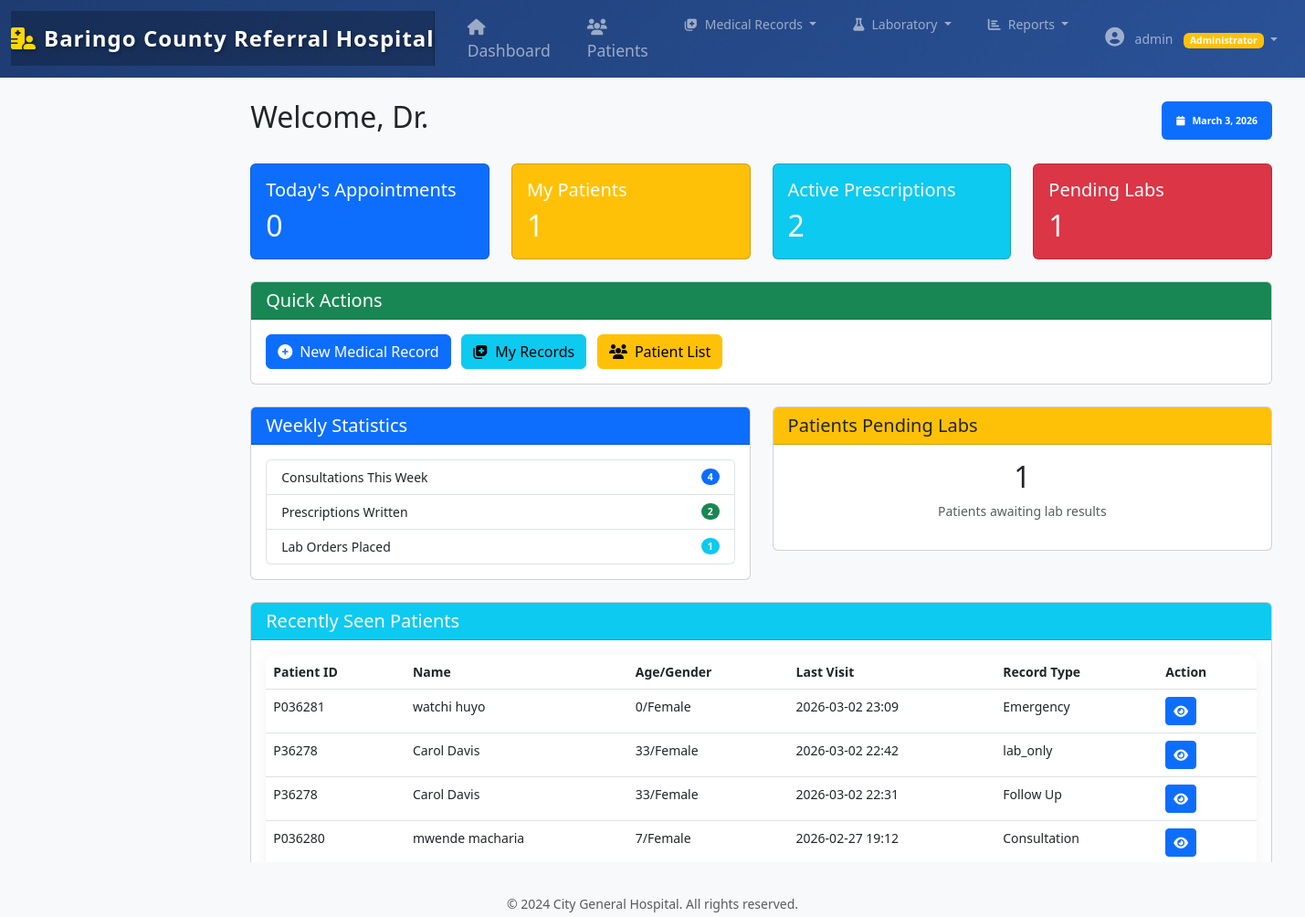
/dashboard/doctor/ (signed in), run on an earlier commit of the app's database.
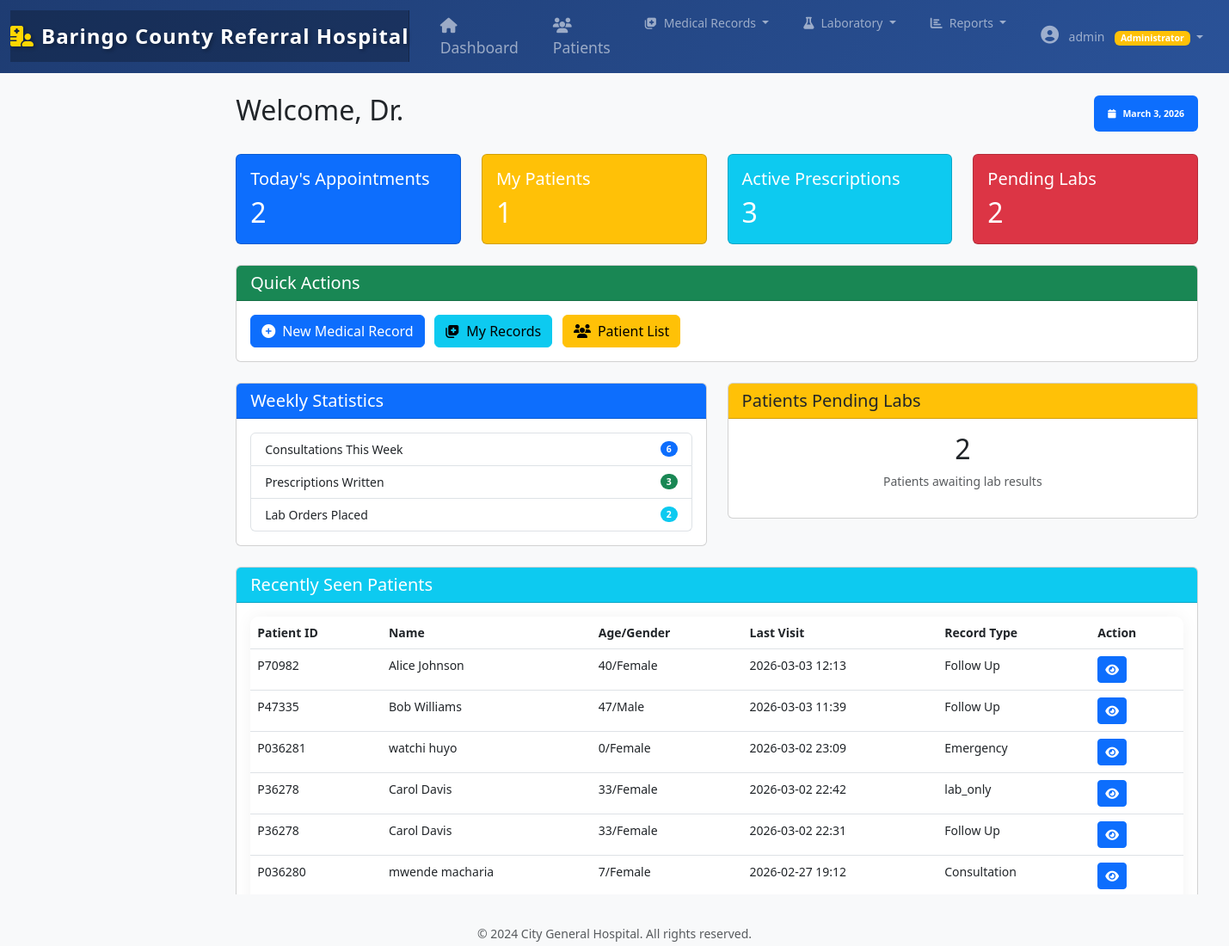
And on a later commit of the database.
### hospital_records/apps/records/models.py (models this page shows, shortened)
class MedicalRecord(models.Model):
    RECORD_TYPES = (
        ('consultation', 'Consultation'),
        ('follow_up', 'Follow Up'),
        ('emergency', 'Emergency'),
        ('routine_check', 'Routine Check'),
        ('pre_surgery', 'Pre-Surgery'),
        ('post_surgery', 'Post-Surgery'),
    )
    record_number = models.CharField(max_length=20, unique=True)
    patient = models.ForeignKey(Patient, on_delete=models.CASCADE, related_name='medical_records')
    doctor = models.ForeignKey(User, on_delete=models.SET_NULL, null=True, related_name='medical_records')
    record_type = models.CharField(max_length=20, choices=RECORD_TYPES)
    visit_date = models.DateTimeField(auto_now_add=True)
    chief_complaint = models.TextField()
    history_of_present_illness = models.TextField()
    review_of_systems = models.TextField(blank=True)
    physical_exam = models.TextField(blank=True)
    assessment = models.TextField()
    plan = models.TextField()
    follow_up_date = models.DateField(null=True, blank=True)
    follow_up_instructions = models.TextField(blank=True)
    is_active = models.BooleanField(default=True)
    created_at = models.DateTimeField(auto_now_add=True)
    updated_at = models.DateTimeField(auto_now=True)
    class Meta:
        ordering = ['-visit_date']

### hospital_records/apps/patients/models.py (models this page shows, shortened)
class Patient(models.Model):
    GENDER_CHOICES = (
        ('M', 'Male'),
        ('F', 'Female'),
        ('O', 'Other'),
    )
    BLOOD_GROUP_CHOICES = (
        ('A+', 'A+'),
        ('A-', 'A-'),
        ('B+', 'B+'),
        ('B-', 'B-'),
        ('AB+', 'AB+'),
        ('AB-', 'AB-'),
        ('O+', 'O+'),
        ('O-', 'O-'),
    )
    MARITAL_STATUS = (
        ('single', 'Single'),
        ('married', 'Married'),
        ('divorced', 'Divorced'),
        ('widowed', 'Widowed'),
    )
    phone_regex = RegexValidator(
    regex=r'^[\d\+\-\(\)\s]+$',  # Allows digits, +, -, (), and spaces
    message="Enter a valid phone number (digits, +, -, parentheses, and spaces allowed)."
)
    patient_id = models.CharField(
        max_length=20,
        unique=True,
        editable=False,
        help_text="Auto-generated patient ID"
    )
    first_name = models.CharField(max_length=100, verbose_name="First Name")
    last_name = models.CharField(max_length=100, verbose_name="Last Name")
    date_of_birth = models.DateField(
        verbose_name="Date of Birth",
        help_text="Format: YYYY-MM-DD"
    )
    gender = models.CharField(
        max_length=1,
        choices=GENDER_CHOICES,
        verbose_name="Gender"
    )
    blood_group = models.CharField(
        max_length=3,
        choices=BLOOD_GROUP_CHOICES,
        verbose_name="Blood Group"
    )
    marital_status = models.CharField(
        max_length=10,
        choices=MARITAL_STATUS,
        default='single',
        verbose_name="Marital Status"
    )
    phone_number = models.CharField(
        max_length=15,
        validators=[phone_regex],
        verbose_name="Phone Number",
        help_text="Format: +1234567890"
    )
    email = models.EmailField(
        blank=True,
        null=True,
        validators=[EmailValidator()],
        verbose_name="Email Address"
    )
    address = models.TextField(verbose_name="Address")
    city = models.CharField(max_length=100, verbose_name="City")
    state = models.CharField(max_length=100, verbose_name="State")
    zip_code = models.CharField(
        max_length=10,
        verbose_name="ZIP Code"
    )
    emergency_contact_name = models.CharField(
        max_length=200,
        verbose_name="Emergency Contact Name"
    )
    emergency_contact_phone = models.CharField(
        max_length=15,
        validators=[phone_regex],
        verbose_name="Emergency Contact Phone"
    )
    emergency_contact_relation = models.CharField(
        max_length=50,
        verbose_name="Relation to Patient"
    )
    primary_physician = models.ForeignKey(
        User,
        on_delete=models.SET_NULL,
        null=True,
        related_name='patients',
        verbose_name="Primary Physician"
    )
    allergies = models.TextField(
        blank=True,
        verbose_name="Allergies",
        help_text="List any known allergies"
    )
    chronic_conditions = models.TextField(
        blank=True,
        verbose_name="Chronic Conditions",
        help_text="List any chronic medical conditions"
    )
    current_medications = models.TextField(
        blank=True,
        verbose_name="Current Medications",
        help_text="List current medications and dosages"
    )
    insurance_provider = models.CharField(
        max_length=200,
        blank=True,
        verbose_name="Insurance Provider"
    )
    insurance_policy_number = models.CharField(
        max_length=50,
        blank=True,
        verbose_name="Policy Number"
    )
    insurance_group_number = models.CharField(
        max_length=50,
        blank=True,
        verbose_name="Group Number"
    )
    STATUS_CHOICES = (
        ('active', 'Active'),
        ('discharged', 'Discharged'),
        ('transferred', 'Transferred'),
        ('deceased', 'Deceased'),
    )
    status = models.CharField(
        max_length=20,
        choices=STATUS_CHOICES,
        default='active',
        verbose_name="Patient Status"
    )
    registration_date = models.DateTimeField(
        auto_now_add=True,
        verbose_name="Registration Date"
    )
    last_visit = models.DateField(
        null=True,
        blank=True,
        verbose_name="Last Visit Date"
    )
    updated_at = models.DateTimeField(
        auto_now=True,
        verbose_name="Last Updated"
    )
    registered_by = models.ForeignKey(
        User,
        on_delete=models.SET_NULL,
        null=True,
        related_name='registered_patients',
        verbose_name="Registered By"
    )
    class Meta:
        ordering = ['-registration_date']
        verbose_name = "Patient"
        verbose_name_plural = "Patients"
        indexes = [
            models.Index(fields=['patient_id']),
            models.Index(fields=['last_name', 'first_name']),
        ]
    def get_full_name(self):
        return f"{self.first_name} {self.last_name}"
    def age(self):
        today = date.today()
        age = today.year - self.date_of_birth.year
        if (today.month, today.day) < (self.date_of_birth.month, self.date_of_birth.day):
            age -= 1
        return age

### hospital_records/apps/patients/views_dashboards.py (the view)
# urls.py: path('dashboard/doctor/', views_dashboards.doctor_dashboard, name='doctor_dashboard'),
@login_required
@doctor_required
def doctor_dashboard(request):
    today = timezone.now().date()
    user = request.user
    today_appointments = MedicalRecord.objects.filter(
        doctor=user,
        visit_date__date=today
    ).count()
    pending_lab_results = LabOrder.objects.filter(
        medical_record__doctor=user,
        status__in=['ordered', 'collected', 'in_progress']
    ).count()
    my_patients = Patient.objects.filter(
        primary_physician=user,
        status='active'
    ).count()
    recent_patients = MedicalRecord.objects.filter(
        doctor=user
    ).select_related('patient').order_by('-visit_date')[:10]
    active_prescriptions = Prescription.objects.filter(
        medical_record__doctor=user,
        status='active'
    ).count()
    patients_pending_labs = Patient.objects.filter(
        medical_records__lab_orders__status__in=['ordered', 'collected'],
        medical_records__doctor=user
    ).distinct().count()
    week_ago = timezone.now() - timedelta(days=7)
    weekly_stats = {
        'consultations': MedicalRecord.objects.filter(
            doctor=user,
            visit_date__gte=week_ago
        ).count(),
        'prescriptions': Prescription.objects.filter(
            medical_record__doctor=user,
            prescribed_date__gte=week_ago
        ).count(),
        'lab_orders': LabOrder.objects.filter(
            ordered_by=user,
            ordered_date__gte=week_ago
        ).count(),
    }
    context = {
        'today_appointments': today_appointments,
        'pending_lab_results': pending_lab_results,
        'my_patients': my_patients,
        'recent_patients': recent_patients,
        'active_prescriptions': active_prescriptions,
        'patients_pending_labs': patients_pending_labs,
        'weekly_stats': weekly_stats,
    }
    return render(request, 'patients/doctor_dashboard.html', context)

### templates/patients/doctor_dashboard.html (shortened to what the changed rows need)
{% extends 'base.html' %}
{% block content %}
<div class="container-fluid py-4">
    <div class="d-flex justify-content-between align-items-center mb-4">
        <h2>Welcome, Dr. {{ user.get_full_name }}</h2>
    </div>
    <div class="row mb-4">
        <div class="col-md-3">
            <div class="card bg-primary text-white">
                <div class="card-body">
                    <h5 class="card-title">Today's Appointments</h5>
                    <h2 class="mb-0">{{ today_appointments }}</h2>
                </div>
            </div>
        </div>
        <div class="col-md-3">
            <div class="card bg-warning text-white">
                <div class="card-body">
                    <h2 class="mb-0">{{ my_patients }}</h2>
                </div>
            </div>
        </div>
        <div class="col-md-3">
            <div class="card bg-info text-white">
                <div class="card-body">
                    <h5 class="card-title">Active Prescriptions</h5>
                    <h2 class="mb-0">{{ active_prescriptions }}</h2>
                </div>
            </div>
        </div>
        <div class="col-md-3">
            <div class="card bg-danger text-white">
                <div class="card-body">
                    <h5 class="card-title">Pending Labs</h5>
                    <h2 class="mb-0">{{ pending_lab_results }}</h2>
                </div>
            </div>
        </div>
    </div>
    <div class="row mb-4">
        <div class="col-md-6">
            <div class="card">
                <div class="card-body">
                    <ul class="list-group">
                        <li class="list-group-item d-flex justify-content-between align-items-center">
                            Consultations This Week
                            <span class="badge bg-primary rounded-pill">{{ weekly_stats.consultations }}</span>
                        </li>
                        <li class="list-group-item d-flex justify-content-between align-items-center">
                            Prescriptions Written
                            <span class="badge bg-success rounded-pill">{{ weekly_stats.prescriptions }}</span>
                        </li>
                        <li class="list-group-item d-flex justify-content-between align-items-center">
                            Lab Orders Placed
                            <span class="badge bg-info rounded-pill">{{ weekly_stats.lab_orders }}</span>
                        </li>
                    </ul>
                </div>
            </div>
        </div>
        <div class="col-md-6">
            <div class="card">
                <div class="card-body">
                    <h2 class="text-center">{{ patients_pending_labs }}</h2>
                    <p class="text-center text-muted">Patients awaiting lab results</p>
                </div>
            </div>
        </div>
    </div>
    <div class="row">
        <div class="col-12">
            <div class="card">
                <div class="card-body">
                    <div class="table-responsive">
                        <table class="table table-hover">
                            <thead>
                                <tr>
                                    <th>Patient ID</th>
                                    <th>Name</th>
                                    <th>Age/Gender</th>
                                    <th>Last Visit</th>
                                    <th>Record Type</th>
                                    <th>Action</th>
                                </tr>
                            </thead>
                            <tbody>
                                {% for record in recent_patients %}
                                <tr>
                                    <td>{{ record.patient.patient_id }}</td>
                                    <td>{{ record.patient.get_full_name }}</td>
                                    <td>{{ record.patient.age }}/{{ record.patient.get_gender_display }}</td>
                                    <td>{{ record.visit_date|date:"Y-m-d H:i" }}</td>
                                    <td>{{ record.get_record_type_display }}</td>
                                    <td>
                                        <a href="{% url 'records:record_detail' record.pk %}" class="btn btn-sm btn-primary">
                                            <i class="fas fa-eye"></i>
                                        </a>
                                    </td>
                                </tr>
                                {% empty %}
                                <tr>
                                    <td colspan="6" class="text-center">No recent patients</td>
                                </tr>
                                {% endfor %}
                            </tbody>
                        </table>
                    </div>
                </div>
            </div>
        </div>
    </div>
</div>
{% endblock %}

What changed in the data, as far as the page shows it:
added MedicalRecord: patient.patient_id "P70982", patient.get_full_name "Alice Johnson", patient.age "40", patient.gender "Female", visit_date "2026-03-03 12:13", record_type "Follow Up"
added MedicalRecord: patient.patient_id "P47335", patient.get_full_name "Bob Williams", patient.age "47", patient.gender "Male", visit_date "2026-03-03 11:39", record_type "Follow Up"
Also different on the page:
{{ today_appointments }}: "0" → "2"
{{ active_prescriptions }}: "2" → "3"
{{ pending_lab_results }}: "1" → "2"
{{ weekly_stats.consultations }}: "4" → "6"
{{ weekly_stats.prescriptions }}: "2" → "3"
{{ weekly_stats.lab_orders }}: "1" → "2"
{{ patients_pending_labs }}: "1" → "2"
